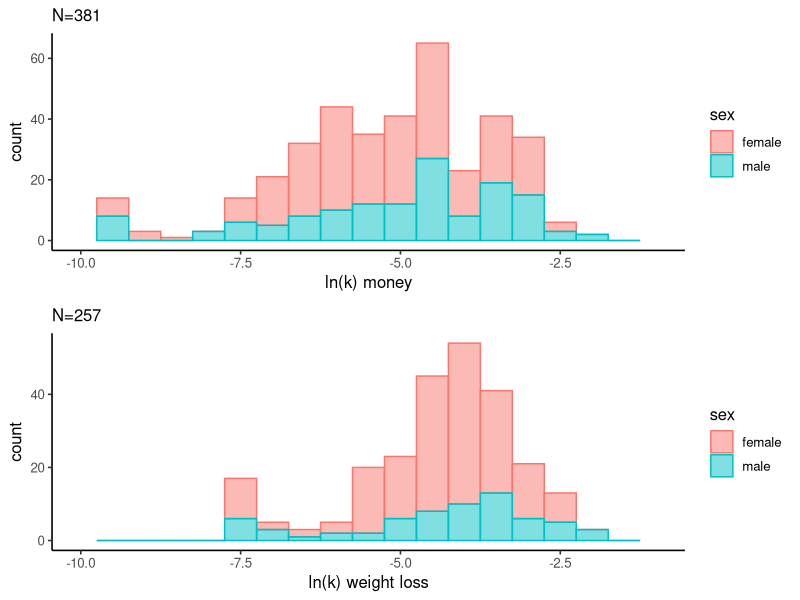
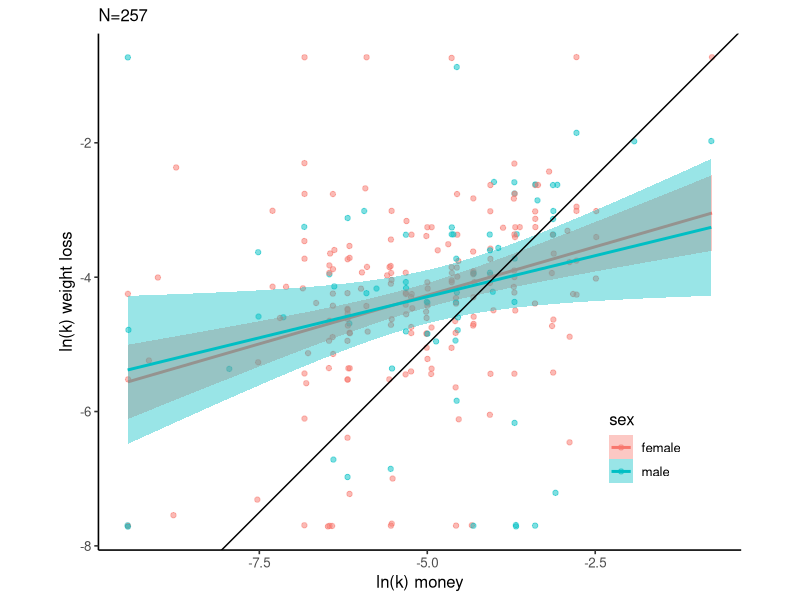
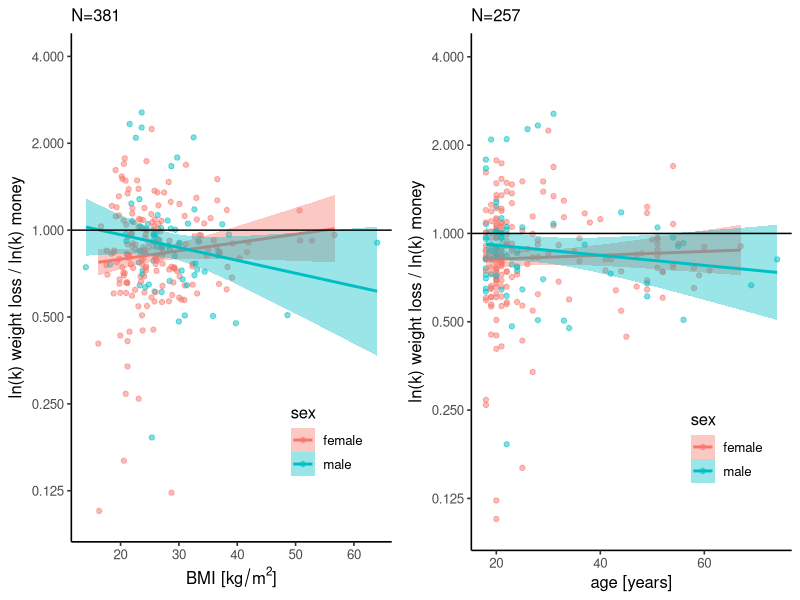
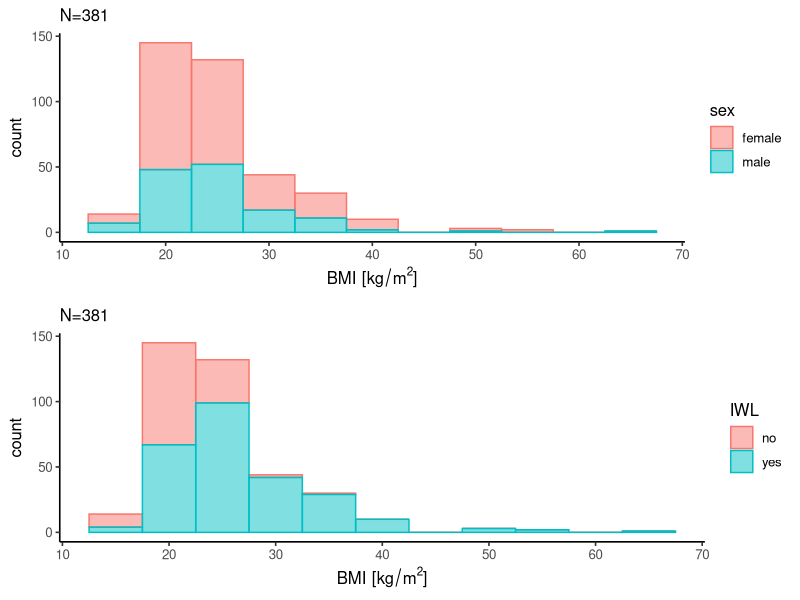
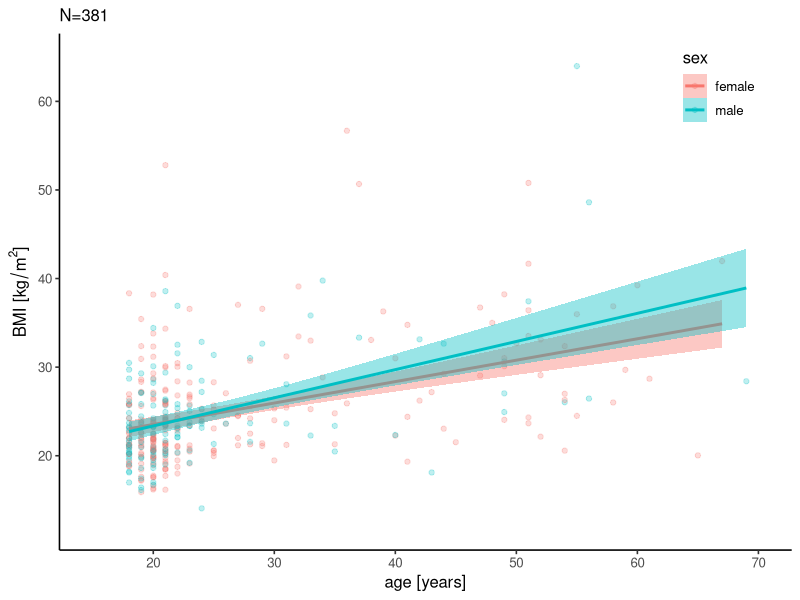
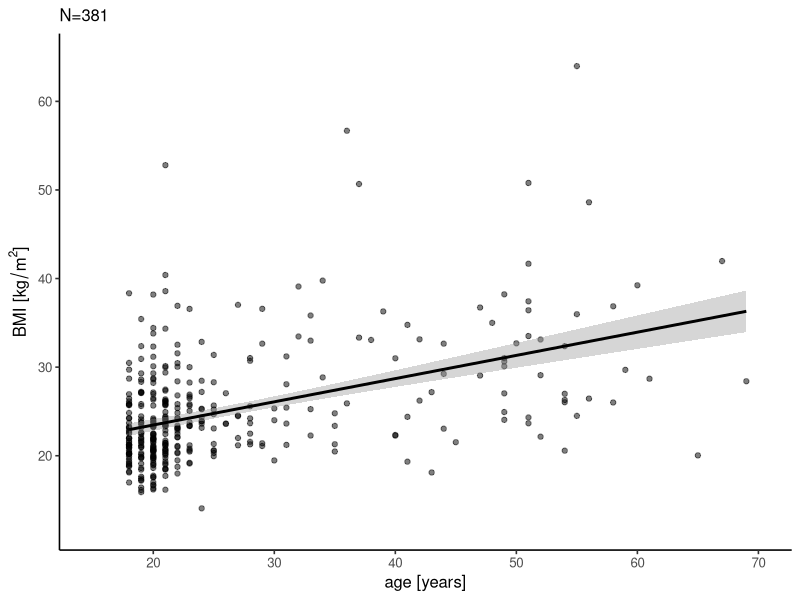
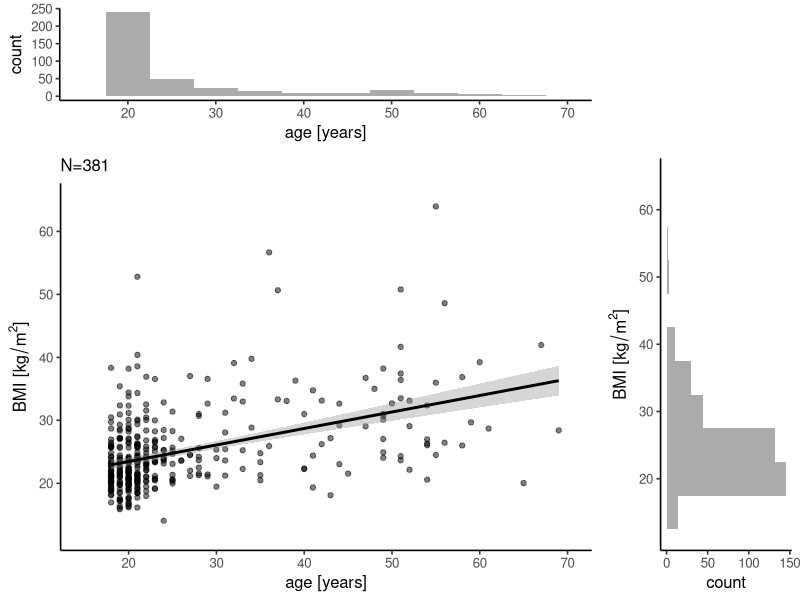
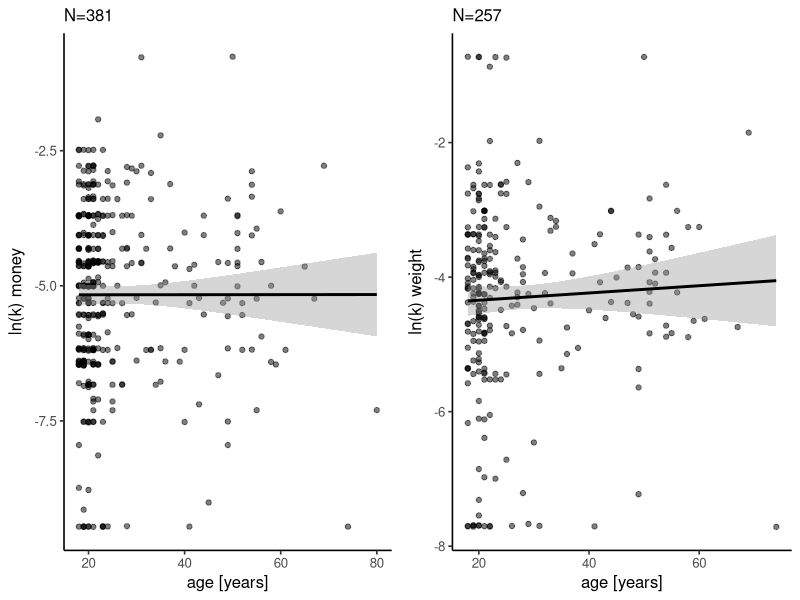

Recreate these plots in R, in order.
## ---- chunk 1
knitr::opts_chunk$set(echo = TRUE)
knitr::opts_chunk$set(fig.align = "left")
## ---- chunk 2
library('tidyverse')
library('ggpubr')
library('psych')

apatheme = theme_bw(base_size = 12) +
  theme(panel.grid.major=element_blank(),
        panel.grid.minor=element_blank(),
        panel.border=element_blank(),
        axis.line=element_line(),
        text=element_text(family='Helvetica', size = 12),
        legend.background=element_blank())
## ---- chunk 3
data <- read_csv('data/all_cleaned_scored.csv') %>% 
  mutate(sex = factor(sex))

# Create dataframe just with the subset of participants interested in weight loss.
data_iiwl <- data[data$IWL == 'yes',]

# create sample size strings of "N=XXX" to use as information on the plots
n_all <- sprintf("N=%d", length(na.omit(data$logk_money)))
n_iiwl <- sprintf("N=%d", length(na.omit(data$logk_weight)))

# frequency of sex in the data
sex_freq <- count(data, sex)
n_female <- sex_freq$n[sex_freq$sex=='female']
n_male <- sex_freq$n[sex_freq$sex=='male']
## ---- chunk 4
# # select just the core variables of interest
# data %>% 
#   select(age, bmi, logk_money, logk_weight, stunkard) %>% 
#   psych::describe()

# temp <- data %>% select(sex, age, bmi, logk_money, logk_weight, stunkard)
# summary(temp)

data %>%
  select(sex, age, bmi, logk_money, logk_weight, stunkard) %>%
  summary()
## ---- chunk 5
temp <- data %>% select(sex, age, bmi, logk_money, logk_weight, stunkard)
by(temp, temp$sex, summary)
## ---- chunk 6
data %>% 
  select(age, bmi, logk_money, logk_weight, stunkard) %>% 
  cor(use="na.or.complete")
## ---- chunk 7
hist_money <- ggplot(data, aes(x=logk_money, fill=sex, color=sex)) +
  geom_histogram(binwidth=0.5, position="stack", alpha=0.5) +
  xlim(-10, -1) +
  apatheme +
  labs(x="ln(k) money", subtitle = n_all) 

hist_weight <- ggplot(data, aes(x=logk_weight, fill=sex, color=sex)) +
  geom_histogram(binwidth=0.5, position="stack", alpha=0.5) +
  xlim(-10, -1) +
  apatheme +
  labs(x="ln(k) weight loss", subtitle = n_iiwl)

ggarrange(hist_money, hist_weight, ncol=1, nrow=2)
## ---- chunk 8
lnk_by_type <- ggplot(data_iiwl, aes(x=logk_money, y=logk_weight, color=sex)) +
  geom_point(alpha=0.5) +
  geom_smooth(method=lm, aes(fill=sex)) +
  geom_abline(intercept = 0, slope = 1) + 
  coord_fixed(ratio = 1) +
  labs(x="ln(k) money", y="ln(k) weight loss", subtitle = n_iiwl) +
  apatheme +
  theme(legend.position = c(0.85, 0.2))

lnk_by_type

ggsave(file.path("figs/lnk_by_type.pdf"), 
       plot = lnk_by_type)
## ---- chunk 9
data_iiwl$kratio <- data_iiwl$logk_weight / data_iiwl$logk_money

bmi_kratio <- ggplot(data_iiwl, aes(x=bmi, y=kratio, colour=sex)) +
  geom_point(alpha=0.5) +
  geom_smooth(method='lm', aes(fill=sex)) +
  geom_abline(intercept = 0, slope = 0) + 
  apatheme +
  scale_y_continuous(limits=c(0.1, 4),
                     trans='log',
                     breaks=c(0.125, 0.25, 0.5, 1, 2, 4)) +
  labs(x=expression(paste("BMI [", kg/m^2, "]")),
       y="ln(k) weight loss / ln(k) money",
       subtitle=n_all) +
  theme(legend.position = c(0.8, 0.2))

age_kratio <- ggplot(data_iiwl, aes(x=age, y=kratio, colour=sex)) +
  geom_point(alpha=0.5) +
  geom_smooth(method='lm', aes(fill=sex)) +
  geom_abline(intercept = 0, slope = 0) + 
  apatheme +
  scale_y_continuous(limits=c(0.1, 4),
                     trans='log',
                     breaks=c(0.125, 0.25, 0.5, 1, 2, 4)) +
  labs(x="age [years]",
       y="ln(k) weight loss / ln(k) money",
       subtitle=n_iiwl) +
  theme(legend.position = c(0.8, 0.2))

ggarrange(bmi_kratio, age_kratio, ncol=2, nrow=1)
## ---- chunk 10
severly_underweight <- sum(data$bmi<17.5)
underweight <- sum(data$bmi>=17.5 & data$bmi<18.5)
normalweight <- sum(data$bmi>=18.5 & data$bmi<25)
preobesity <- sum(data$bmi>=25 & data$bmi<30)
obese_total <- sum(data$bmi>=30)

Category <- c("Severly underweight",
              "Underweight", 
              "Normal", 
              "Pre-obesity", 
              "Obese")
Frequency <- c(severly_underweight,
               underweight,
               normalweight,
               preobesity,
               obese_total)

bmi_cateogory_table <- tibble(Category, Frequency)
## ---- chunk 11
bmi_cateogory_table
## ---- chunk 12
bmi_all <- ggplot(data, aes(x=bmi, fill=sex, color=sex)) +
  geom_histogram(position="stack", alpha=0.5, binwidth=5) +
  apatheme + 
  labs(x=expression(paste("BMI [", kg/m^2, "]")), subtitle = n_all)

bmi_iwl <- ggplot(data, aes(x=bmi, fill=IWL, color=IWL)) +
  geom_histogram(position="stack", alpha=0.5, binwidth=5) +
  apatheme + 
  labs(x=expression(paste("BMI [", kg/m^2, "]")), subtitle = n_all)

ggarrange(bmi_all, bmi_iwl, ncol=1, nrow=2)
## ---- chunk 13
ggplot(data=data, aes(x=age, y=bmi, colour=sex)) + 
  geom_point(alpha=0.25) +
  geom_smooth(method=lm, aes(fill=sex)) + 
  scale_x_continuous(limits=c(15, 70), 
                     breaks=c(20, 30, 40, 50, 60, 70)) + 
  scale_y_continuous(limits=c(12, 65), 
                     breaks=c(20, 30, 40, 50, 60, 70)) +
  labs(x="age [years]", 
       y=expression(paste("BMI [", kg/m^2, "]")),
       subtitle = n_all) +
  apatheme + theme(legend.position = c(0.9, 0.9))
## ---- chunk 14
bmi_age_plot <- ggplot(data=data, aes(x=age, y=bmi)) + 
  geom_point(alpha=0.5) +
  geom_smooth(method=lm, colour='black') + 
  scale_x_continuous(limits=c(15, 70), 
                     breaks=c(20, 30, 40, 50, 60, 70)) + 
  scale_y_continuous(limits=c(12, 65), 
                     breaks=c(20, 30, 40, 50, 60, 70)) +
  labs(x="age [years]", 
       y=expression(paste("BMI [", kg/m^2, "]")),
       subtitle = n_all) +
  apatheme + theme(legend.position = c(0.9, 0.9))

bmi_age_plot
## ---- chunk 15
# make scatter hist

hist_top <- ggplot(data, aes(x=age)) +
  geom_histogram(binwidth=5, position="stack", alpha=0.5) +
  scale_x_continuous(limits=c(15, 70), 
                     breaks=c(20, 30, 40, 50, 60, 70)) +
  apatheme + theme(legend.position = "none") +
  labs(x="age [years]")

empty <- ggplot()+geom_point(aes(1,1), colour="white")+
         theme(axis.ticks=element_blank(), 
               panel.background=element_blank(), 
               axis.text.x=element_blank(), axis.text.y=element_blank(),           
               axis.title.x=element_blank(), axis.title.y=element_blank())

scatter <- bmi_age_plot

hist_right <- ggplot(data, aes(x=bmi)) +
  geom_histogram(position="stack", alpha=0.5, binwidth=5) +
  scale_x_continuous(limits=c(12, 65), 
                     breaks=c(20, 30, 40, 50, 60, 70)) +
  apatheme + 
  labs(x=expression(paste("BMI [", kg/m^2, "]"))) +
  coord_flip() + theme(legend.position = "none")


bmi_age_scatterhist <- ggarrange(hist_top, empty,
                             scatter, hist_right, 
                             ncol=2, nrow=2, widths=c(3, 1), heights=c(1, 3))

bmi_age_scatterhist

# bmi_age_plot <- grid.arrange(hist_top, empty,
#                              scatter, hist_right, 
#                              ncol=2, nrow=2, widths=c(4, 1), heights=c(1, 4))

ggsave(file.path("figs/bmi_age_scatterhist.pdf"),
       plot = bmi_age_scatterhist)
## ---- chunk 16
money <- ggplot(data, aes(x=age, y=logk_money)) +
  geom_point(alpha=0.5) +
  geom_smooth(method='lm', colour='black') +
  geom_abline(intercept = 0, slope = 0) + 
  apatheme +
  labs(x="age [years]",
       y="ln(k) money",
       subtitle=n_all) +
  theme(legend.position = c(0.8, 0.2))

weight <- ggplot(data_iiwl, aes(x=age, y=logk_weight)) +
  geom_point(alpha=0.5) +
  geom_smooth(method='lm', colour='black') +
  geom_abline(intercept = 0, slope = 0) + 
  apatheme +
  labs(x="age [years]",
       y="ln(k) weight",
       subtitle=n_iiwl) +
  theme(legend.position = c(0.8, 0.2))

ggarrange(money, weight, ncol=2, nrow=1)
## ---- chunk 17

money_bmi <- ggplot(data, aes(logk_money, bmi)) + 
  geom_point(alpha=0.2) +
  geom_smooth(method='lm', colour='black') +
  apatheme +
  labs(y=expression(paste("BMI [", kg/m^2, "]")), 
       x="ln(k) money",
       subtitle=n_all)

weight_bmi <- ggplot(data_iiwl, aes(logk_weight, bmi)) + 
  geom_point(alpha=0.2) +
  geom_smooth(method='lm', colour='black') +
  apatheme +
  labs(y=expression(paste("BMI [", kg/m^2, "]")), 
       x="ln(k) weight loss",
       subtitle=n_iiwl)

bmi_discounting <- ggarrange(money_bmi, weight_bmi, ncol=2, nrow=1)

bmi_discounting

ggsave(file.path("figs/bmi_discounting.pdf"), 
       plot = bmi_discounting)
## ---- chunk 18
ggplot(data, aes(x=bmi, y=stunkard)) + 
  geom_point(alpha=0.7)+
  geom_smooth(method='lm', color='black') +
  geom_smooth(method = "nls", 
              formula = y ~ ifelse(x>x0, 9*(1-exp(-(x+x0)/tau)), 1),
              method.args = list(start=c(tau=50, x0=18)),
              se=FALSE, fullrange=TRUE, color='black') +
  #scale_x_continuous(limits=c(0,65)) +
  scale_y_continuous(limits=c(1,9), breaks=c(1, 2, 3, 4, 5, 6, 7, 8, 9)) +
  apatheme +
  labs(x=expression(paste("BMI [", kg/m^2, "]")), 
       y="Stunkard rating", 
       subtitle = n_all)
## ---- chunk 19

money_stunkard <- ggplot(data, aes(logk_money, stunkard, color=sex)) + 
  geom_point(alpha=0.2) +
  geom_smooth(method='lm', aes(fill=sex)) +
  #stat_smooth(method = "glm", family = "binomial") +
  apatheme +
  labs(y="Stunkard rating", 
       x="ln(k) money", 
       subtitle=n_all)+ 
  theme(legend.position="bottom") +
  theme(legend.position = c(0.20, 0.15)) +
  scale_y_continuous(limits=c(1,9), breaks=c(1, 2, 3, 4, 5, 6, 7, 8, 9))

weight_stunkard <- ggplot(data_iiwl, aes(logk_weight, stunkard , color=sex)) + 
  geom_point(alpha=0.2) +
  geom_smooth(method='lm', aes(fill=sex)) +
  #stat_smooth(method = "glm", family = "binomial") + 
  apatheme +
  labs(y="Stunkard rating", 
       x="ln(k) weight loss",
       subtitle=n_iiwl) +
  theme(legend.position="bottom") + 
  theme(legend.position = c(0.20, 0.15)) +
  scale_y_continuous(limits=c(1,9), breaks=c(1, 2, 3, 4, 5, 6, 7, 8, 9))

ggarrange(money_stunkard, weight_stunkard, ncol=2, nrow=1)
## ---- chunk 20
# remake stunkard figures, but no colour by sex
money_stunkard <- ggplot(data, aes(logk_money, stunkard)) + 
  geom_point(alpha=0.2) +
  geom_smooth(method='lm', colour='black') +
  apatheme +
  labs(y="Stunkard rating", 
       x="ln(k) money", 
       subtitle=n_all)+ 
  theme(legend.position="bottom") +
  theme(legend.position = c(0.20, 0.15)) +
  scale_y_continuous(limits=c(1,9), breaks=c(1, 2, 3, 4, 5, 6, 7, 8, 9))

weight_stunkard <- ggplot(data_iiwl, aes(logk_weight, stunkard)) + 
  geom_point(alpha=0.2) +
  geom_smooth(method='lm', colour='black') +
  apatheme +
  labs(y="Stunkard rating", 
       x="ln(k) weight loss",
       subtitle=n_iiwl) +
  theme(legend.position="bottom") + 
  theme(legend.position = c(0.20, 0.15)) +
  scale_y_continuous(limits=c(1,9), breaks=c(1, 2, 3, 4, 5, 6, 7, 8, 9))

# make combined figure
bmi_stunkard_discounting <- ggarrange(money_bmi, weight_bmi,
                                      money_stunkard, weight_stunkard,
                                      ncol=2, nrow=2)
ggsave(file.path("figs/bmi_stunkard_discounting.pdf"), 
       plot = bmi_stunkard_discounting)
